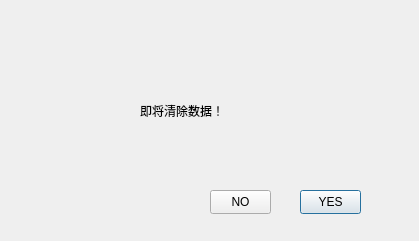
<?xml version="1.0" encoding="UTF-8"?>
<ui version="4.0">
 <class>Qingccc</class>
 <widget class="QDialog" name="Qingccc">
  <property name="geometry">
   <rect>
    <x>0</x>
    <y>0</y>
    <width>419</width>
    <height>241</height>
   </rect>
  </property>
  <property name="windowTitle">
   <string>Dialog</string>
  </property>
  <widget class="QLabel" name="label_2">
   <property name="geometry">
    <rect>
     <x>140</x>
     <y>90</y>
     <width>101</width>
     <height>41</height>
    </rect>
   </property>
   <property name="text">
    <string>即将清除数据！</string>
   </property>
  </widget>
  <widget class="QLabel" name="label">
   <property name="geometry">
    <rect>
     <x>0</x>
     <y>-30</y>
     <width>441</width>
     <height>301</height>
    </rect>
   </property>
   <property name="text">
    <string/>
   </property>
   <property name="pixmap">
    <pixmap resource="res.qrc">:/new/prefix1/image/timg (1).jfif</pixmap>
   </property>
  </widget>
  <widget class="QPushButton" name="pushButton">
   <property name="geometry">
    <rect>
     <x>300</x>
     <y>190</y>
     <width>61</width>
     <height>24</height>
    </rect>
   </property>
   <property name="text">
    <string>YES</string>
   </property>
  </widget>
  <widget class="QPushButton" name="pushButton_2">
   <property name="geometry">
    <rect>
     <x>210</x>
     <y>190</y>
     <width>61</width>
     <height>24</height>
    </rect>
   </property>
   <property name="text">
    <string>NO</string>
   </property>
  </widget>
  <zorder>label</zorder>
  <zorder>label_2</zorder>
  <zorder>pushButton</zorder>
  <zorder>pushButton_2</zorder>
 </widget>
 <resources>
  <include location="res.qrc"/>
 </resources>
 <connections/>
</ui>
